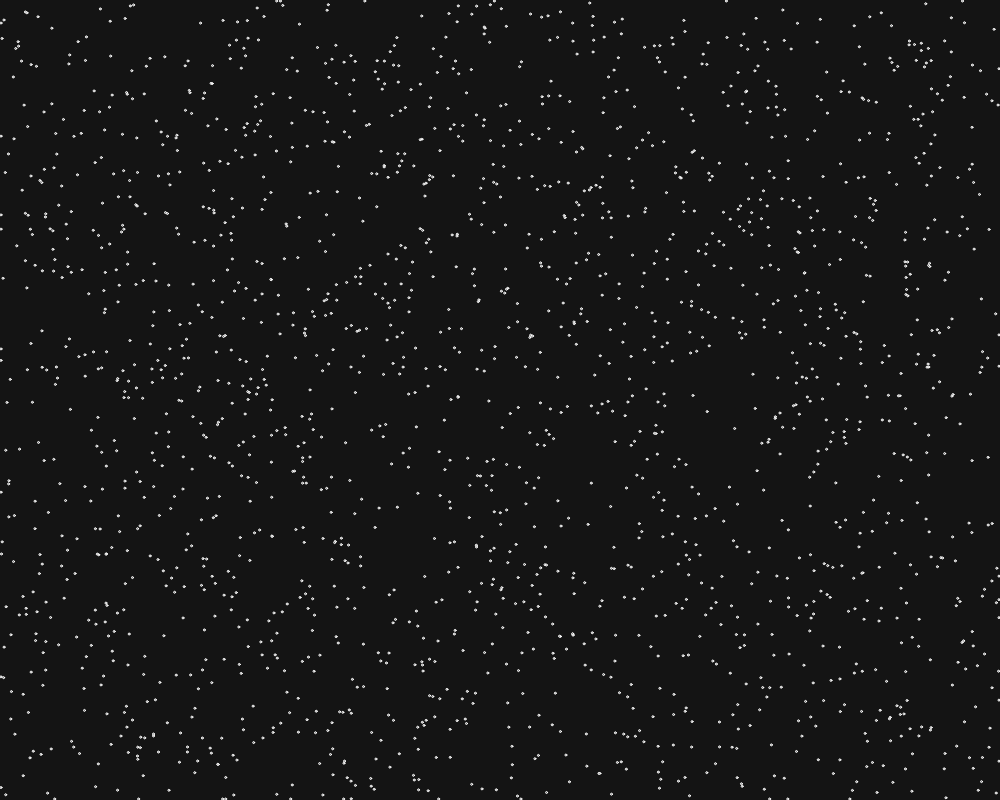
Frame 1 (no input)
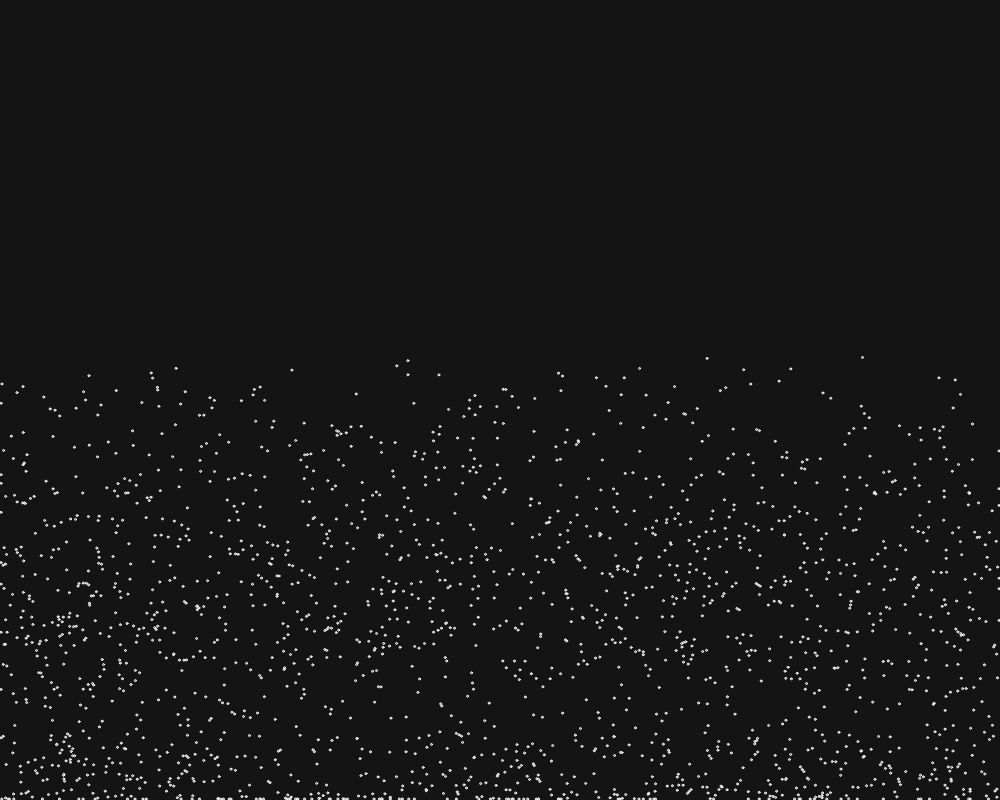
Frame 60 (no input)
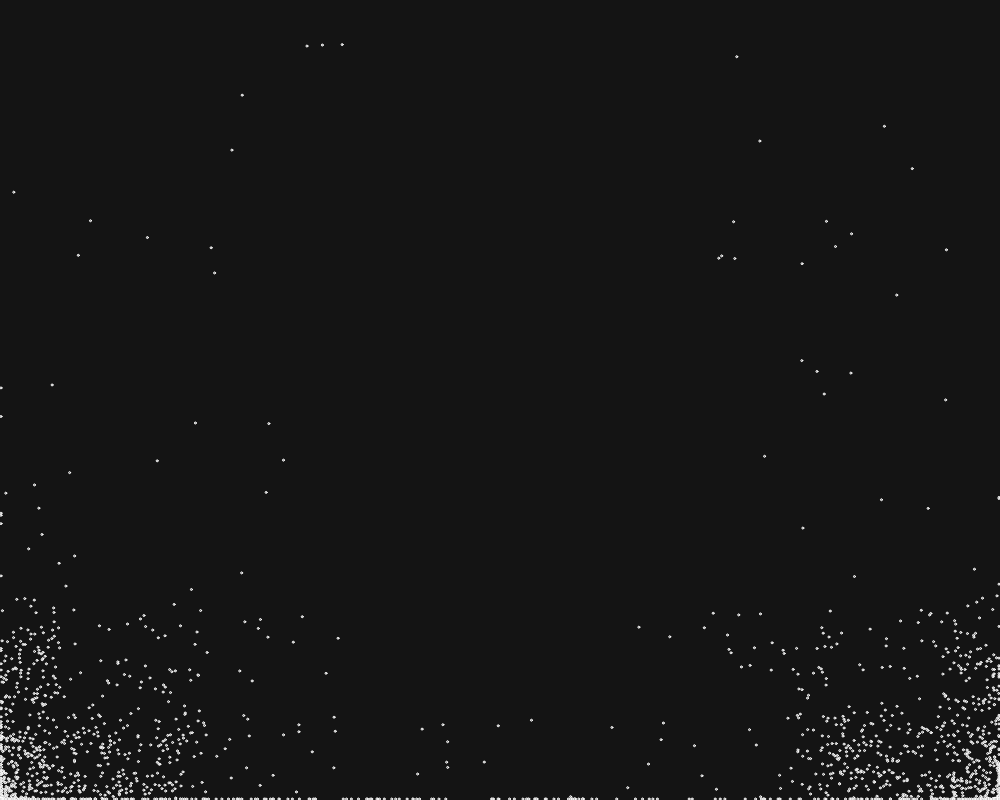
Frame 120 (the mouse pressed at the canvas centre since frame 60)

The p5.js sketch that drew these frames (run headless with seeded random() and noise() and a simulated clock; from frame 60 on, the mouse is pressed at the canvas centre):

// p5.js sketch
// ── sketch.js
let balls=[];

let quantity=2000;
function setup() {
createCanvas(1000,800);
for(let i =0;i<quantity;i++) {
balls[i] = new Ball()
}
}

function draw() {
background(20);
if(mouseIsPressed) {
  for(let i =0;i<balls.length;i++) {
  let v1 = createVector(balls[i].pos.x-mouseX, balls[i].pos.y-mouseY)
  v1.normalize();
  balls[i].acc.add(v1)
}
}
for(let i =0;i<balls.length;i++) {
balls[i].update();
balls[i].print();
}

}

// ── Ball.js
class Ball {
  constructor() {
    this.pos = createVector(random(width),random(height))
    this.vel = createVector(random(-10,10),random(-10,10));
    this.acc = createVector();
    this.gravity=0.65;
    this.r=1;
    this.friction=0.8;
  }
  update() {
    this.acc.y+=this.gravity
    this.vel.add(this.acc);
    this.pos.add(this.vel);
    this.borders()
    this.acc.mult(0)
  }

  print() {
     fill(100)
     stroke(255)
     ellipse(this.pos.x,this.pos.y,this.r*2,this.r*2)

  }
  borders() {
    if(this.pos.x>=width-this.r) {
      this.vel.x=-this.vel.x
      this.vel.mult(this.friction)
      this.pos.x=width-this.r
    }
    if(this.pos.x<=this.r) {
      this.vel.x=-this.vel.x
      this.vel.mult(this.friction)
      this.pos.x=this.r
    }
    if(this.pos.y>=height-this.r) {
      this.vel.y=-this.vel.y
      this.vel.mult(this.friction)
      this.pos.y=height-this.r
      }
    if(this.pos.y<=this.r) {
        this.vel.y=-this.vel.y
        this.vel.mult(this.friction)
        this.pos.y=this.r
        }
}

}
